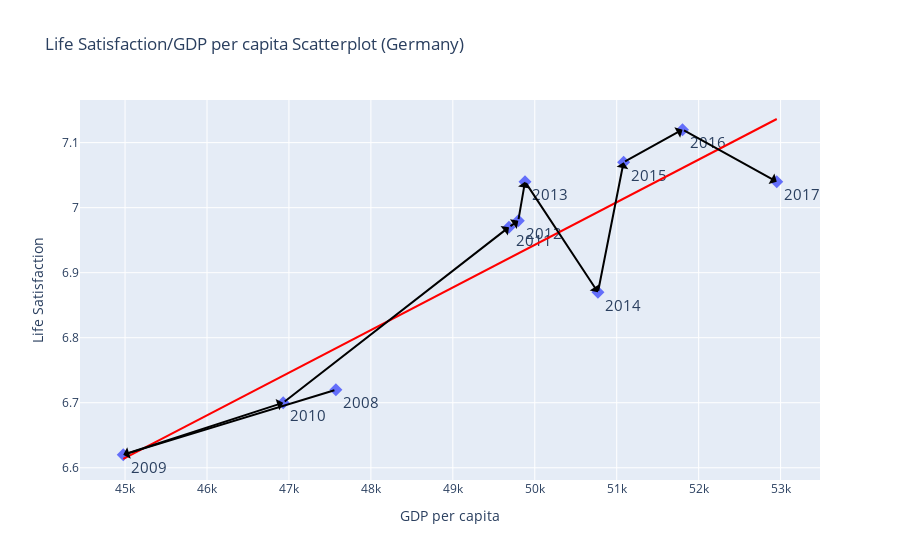
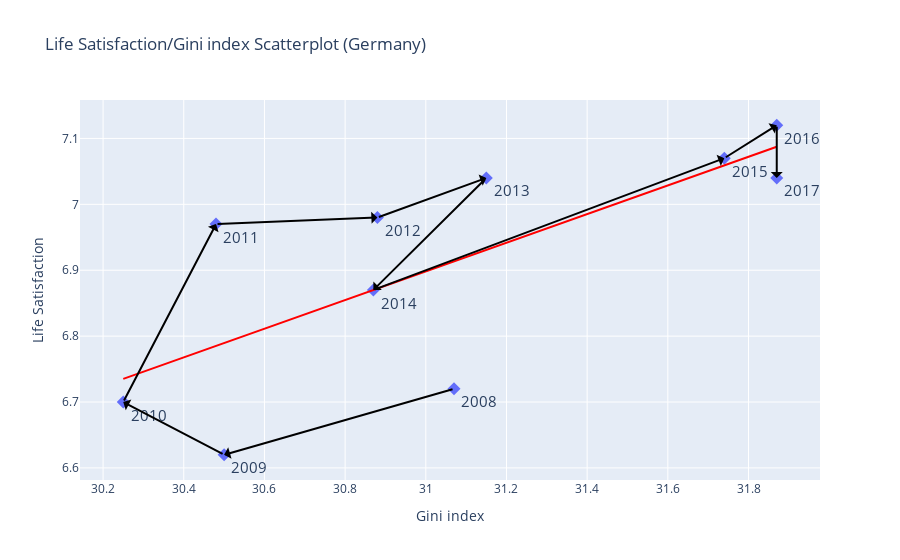

The code cell stored with these charts, in order, in its notebook:
### Code cell
arrow_scatterplot_gdp("DEU", df).show()
arrow_scatterplot_gini("DEU", df).show()

### Figure 1 — Plotly figure (JSON) as saved in the notebook; plotly's stock layout.template omitted (floating-point values rounded to 4 significant figures)
{"data": [{"hoverinfo": "skip", "legendgroup": "", "marker": {"color": "#636efa", "size": 10, "symbol": "diamond"}, "mode": "markers+text", "name": "", "orientation": "v", "showlegend": false, "text": [2008, 2009, 2010, 2011, 2012, 2013, 2014, 2015, 2016, 2017], "textfont": {"size": 15}, "textposition": "bottom right", "type": "scatter", "x": [47573, 44978, 46930, 49685, 49799, 49881, 50771, 51084, 51803, 52953], "xaxis": "x", "y": [6.72, 6.62, 6.7, 6.97, 6.98, 7.04, 6.87, 7.07, 7.12, 7.04], "yaxis": "y"}, {"hoverinfo": "skip", "legendgroup": "", "line": {"color": "red"}, "marker": {"color": "#636efa", "size": 10, "symbol": "diamond"}, "mode": "lines", "name": "", "showlegend": false, "textfont": {"size": 15}, "textposition": "bottom right", "type": "scatter", "x": [44978, 46930, 47573, 49685, 49799, 49881, 50771, 51084, 51803, 52953], "xaxis": "x", "y": [6.614, 6.742, 6.784, 6.922, 6.93, 6.935, 6.993, 7.014, 7.061, 7.136], "yaxis": "y"}], "layout": {"annotations": [{"arrowcolor": "black", "arrowhead": 1, "arrowsize": 1, "arrowwidth": 2, "ax": 47573, "axref": "x", "ay": 6.72, "ayref": "y", "showarrow": true, "text": "", "x": 44978, "xref": "x", "y": 6.62, "yref": "y"}, {"arrowcolor": "black", "arrowhead": 1, "arrowsize": 1, "arrowwidth": 2, "ax": 44978, "axref": "x", "ay": 6.62, "ayref": "y", "showarrow": true, "text": "", "x": 46930, "xref": "x", "y": 6.7, "yref": "y"}, {"arrowcolor": "black", "arrowhead": 1, "arrowsize": 1, "arrowwidth": 2, "ax": 46930, "axref": "x", "ay": 6.7, "ayref": "y", "showarrow": true, "text": "", "x": 49685, "xref": "x", "y": 6.97, "yref": "y"}, {"arrowcolor": "black", "arrowhead": 1, "arrowsize": 1, "arrowwidth": 2, "ax": 49685, "axref": "x", "ay": 6.97, "ayref": "y", "showarrow": true, "text": "", "x": 49799, "xref": "x", "y": 6.98, "yref": "y"}, {"arrowcolor": "black", "arrowhead": 1, "arrowsize": 1, "arrowwidth": 2, "ax": 49799, "axref": "x", "ay": 6.98, "ayref": "y", "showarrow": true, "text": "", "x": 49881, "xref": "x", "y": 7.04, "yref": "y"}, {"arrowcolor": "black", "arrowhead": 1, "arrowsize": 1, "arrowwidth": 2, "ax": 49881, "axref": "x", "ay": 7.04, "ayref": "y", "showarrow": true, "text": "", "x": 50771, "xref": "x", "y": 6.87, "yref": "y"}, {"arrowcolor": "black", "arrowhead": 1, "arrowsize": 1, "arrowwidth": 2, "ax": 50771, "axref": "x", "ay": 6.87, "ayref": "y", "showarrow": true, "text": "", "x": 51084, "xref": "x", "y": 7.07, "yref": "y"}, {"arrowcolor": "black", "arrowhead": 1, "arrowsize": 1, "arrowwidth": 2, "ax": 51084, "axref": "x", "ay": 7.07, "ayref": "y", "showarrow": true, "text": "", "x": 51803, "xref": "x", "y": 7.12, "yref": "y"}, {"arrowcolor": "black", "arrowhead": 1, "arrowsize": 1, "arrowwidth": 2, "ax": 51803, "axref": "x", "ay": 7.12, "ayref": "y", "showarrow": true, "text": "", "x": 52953, "xref": "x", "y": 7.04, "yref": "y"}], "legend": {"tracegroupgap": 0}, "title": {"text": "Life Satisfaction/GDP per capita Scatterplot (Germany)"}, "xaxis": {"anchor": "y", "domain": [0, 1], "title": {"text": "GDP per capita"}}, "yaxis": {"anchor": "x", "domain": [0, 1], "title": {"text": "Life Satisfaction"}}}}

### Figure 2 — Plotly figure (JSON) as saved in the notebook; plotly's stock layout.template omitted (floating-point values rounded to 4 significant figures)
{"data": [{"hoverinfo": "skip", "legendgroup": "", "marker": {"color": "#636efa", "size": 10, "symbol": "diamond"}, "mode": "markers+text", "name": "", "orientation": "v", "showlegend": false, "text": [2008, 2009, 2010, 2011, 2012, 2013, 2014, 2015, 2016, 2017], "textfont": {"size": 15}, "textposition": "bottom right", "type": "scatter", "x": [31.07, 30.5, 30.25, 30.48, 30.88, 31.15, 30.87, 31.74, 31.87, 31.87], "xaxis": "x", "y": [6.72, 6.62, 6.7, 6.97, 6.98, 7.04, 6.87, 7.07, 7.12, 7.04], "yaxis": "y"}, {"hoverinfo": "skip", "legendgroup": "", "line": {"color": "red"}, "marker": {"color": "#636efa", "size": 10, "symbol": "diamond"}, "mode": "lines", "name": "", "showlegend": false, "textfont": {"size": 15}, "textposition": "bottom right", "type": "scatter", "x": [30.25, 30.48, 30.5, 30.87, 30.88, 31.07, 31.15, 31.74, 31.87, 31.87], "xaxis": "x", "y": [6.735, 6.785, 6.789, 6.87, 6.872, 6.913, 6.931, 7.059, 7.087, 7.087], "yaxis": "y"}], "layout": {"annotations": [{"arrowcolor": "black", "arrowhead": 1, "arrowsize": 1, "arrowwidth": 2, "ax": 31.07, "axref": "x", "ay": 6.72, "ayref": "y", "showarrow": true, "text": "", "x": 30.5, "xref": "x", "y": 6.62, "yref": "y"}, {"arrowcolor": "black", "arrowhead": 1, "arrowsize": 1, "arrowwidth": 2, "ax": 30.5, "axref": "x", "ay": 6.62, "ayref": "y", "showarrow": true, "text": "", "x": 30.25, "xref": "x", "y": 6.7, "yref": "y"}, {"arrowcolor": "black", "arrowhead": 1, "arrowsize": 1, "arrowwidth": 2, "ax": 30.25, "axref": "x", "ay": 6.7, "ayref": "y", "showarrow": true, "text": "", "x": 30.48, "xref": "x", "y": 6.97, "yref": "y"}, {"arrowcolor": "black", "arrowhead": 1, "arrowsize": 1, "arrowwidth": 2, "ax": 30.48, "axref": "x", "ay": 6.97, "ayref": "y", "showarrow": true, "text": "", "x": 30.88, "xref": "x", "y": 6.98, "yref": "y"}, {"arrowcolor": "black", "arrowhead": 1, "arrowsize": 1, "arrowwidth": 2, "ax": 30.88, "axref": "x", "ay": 6.98, "ayref": "y", "showarrow": true, "text": "", "x": 31.15, "xref": "x", "y": 7.04, "yref": "y"}, {"arrowcolor": "black", "arrowhead": 1, "arrowsize": 1, "arrowwidth": 2, "ax": 31.15, "axref": "x", "ay": 7.04, "ayref": "y", "showarrow": true, "text": "", "x": 30.87, "xref": "x", "y": 6.87, "yref": "y"}, {"arrowcolor": "black", "arrowhead": 1, "arrowsize": 1, "arrowwidth": 2, "ax": 30.87, "axref": "x", "ay": 6.87, "ayref": "y", "showarrow": true, "text": "", "x": 31.74, "xref": "x", "y": 7.07, "yref": "y"}, {"arrowcolor": "black", "arrowhead": 1, "arrowsize": 1, "arrowwidth": 2, "ax": 31.74, "axref": "x", "ay": 7.07, "ayref": "y", "showarrow": true, "text": "", "x": 31.87, "xref": "x", "y": 7.12, "yref": "y"}, {"arrowcolor": "black", "arrowhead": 1, "arrowsize": 1, "arrowwidth": 2, "ax": 31.87, "axref": "x", "ay": 7.12, "ayref": "y", "showarrow": true, "text": "", "x": 31.87, "xref": "x", "y": 7.04, "yref": "y"}], "legend": {"tracegroupgap": 0}, "title": {"text": "Life Satisfaction/Gini index Scatterplot (Germany)"}, "xaxis": {"anchor": "y", "domain": [0, 1], "title": {"text": "Gini index"}}, "yaxis": {"anchor": "x", "domain": [0, 1], "title": {"text": "Life Satisfaction"}}}}
